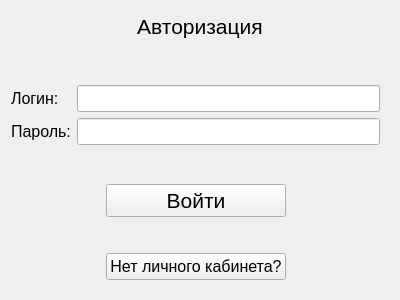
<?xml version="1.0" encoding="UTF-8"?>
<ui version="4.0">
 <class>Sign</class>
 <widget class="QWidget" name="Sign">
  <property name="geometry">
   <rect>
    <x>0</x>
    <y>0</y>
    <width>400</width>
    <height>300</height>
   </rect>
  </property>
  <property name="minimumSize">
   <size>
    <width>400</width>
    <height>300</height>
   </size>
  </property>
  <property name="maximumSize">
   <size>
    <width>400</width>
    <height>300</height>
   </size>
  </property>
  <property name="windowTitle">
   <string>Form</string>
  </property>
  <layout class="QGridLayout" name="gridLayout">
   <item row="0" column="0">
    <widget class="QLabel" name="label">
     <property name="minimumSize">
      <size>
       <width>0</width>
       <height>30</height>
      </size>
     </property>
     <property name="maximumSize">
      <size>
       <width>16777215</width>
       <height>50</height>
      </size>
     </property>
     <property name="font">
      <font>
       <pointsize>16</pointsize>
      </font>
     </property>
     <property name="text">
      <string>Авторизация</string>
     </property>
     <property name="alignment">
      <set>Qt::AlignCenter</set>
     </property>
    </widget>
   </item>
   <item row="3" column="0">
    <widget class="QLabel" name="error">
     <property name="font">
      <font>
       <pointsize>12</pointsize>
      </font>
     </property>
     <property name="styleSheet">
      <string notr="true">QLabel { color: rgb(200, 0, 0); } </string>
     </property>
     <property name="text">
      <string/>
     </property>
     <property name="alignment">
      <set>Qt::AlignCenter</set>
     </property>
    </widget>
   </item>
   <item row="4" column="0">
    <layout class="QGridLayout" name="gridLayout_3">
     <property name="rightMargin">
      <number>9</number>
     </property>
     <property name="bottomMargin">
      <number>9</number>
     </property>
     <item row="0" column="0">
      <spacer name="horizontalSpacer">
       <property name="orientation">
        <enum>Qt::Horizontal</enum>
       </property>
       <property name="sizeHint" stdset="0">
        <size>
         <width>40</width>
         <height>20</height>
        </size>
       </property>
      </spacer>
     </item>
     <item row="2" column="1">
      <widget class="QPushButton" name="info">
       <property name="font">
        <font>
         <pointsize>12</pointsize>
        </font>
       </property>
       <property name="text">
        <string>Нет личного кабинета?</string>
       </property>
      </widget>
     </item>
     <item row="0" column="1">
      <widget class="QPushButton" name="in">
       <property name="font">
        <font>
         <pointsize>16</pointsize>
        </font>
       </property>
       <property name="text">
        <string>Войти</string>
       </property>
      </widget>
     </item>
     <item row="0" column="2">
      <spacer name="horizontalSpacer_2">
       <property name="orientation">
        <enum>Qt::Horizontal</enum>
       </property>
       <property name="sizeHint" stdset="0">
        <size>
         <width>40</width>
         <height>20</height>
        </size>
       </property>
      </spacer>
     </item>
     <item row="1" column="1">
      <spacer name="verticalSpacer_3">
       <property name="orientation">
        <enum>Qt::Vertical</enum>
       </property>
       <property name="sizeHint" stdset="0">
        <size>
         <width>20</width>
         <height>40</height>
        </size>
       </property>
      </spacer>
     </item>
    </layout>
   </item>
   <item row="1" column="0">
    <spacer name="verticalSpacer">
     <property name="orientation">
      <enum>Qt::Vertical</enum>
     </property>
     <property name="sizeHint" stdset="0">
      <size>
       <width>20</width>
       <height>40</height>
      </size>
     </property>
    </spacer>
   </item>
   <item row="2" column="0">
    <layout class="QGridLayout" name="gridLayout_2">
     <property name="topMargin">
      <number>9</number>
     </property>
     <property name="rightMargin">
      <number>9</number>
     </property>
     <property name="bottomMargin">
      <number>9</number>
     </property>
     <item row="1" column="0">
      <widget class="QLabel" name="label_2">
       <property name="font">
        <font>
         <pointsize>12</pointsize>
        </font>
       </property>
       <property name="text">
        <string>Логин:</string>
       </property>
      </widget>
     </item>
     <item row="2" column="1">
      <widget class="QLineEdit" name="passw">
       <property name="font">
        <font>
         <pointsize>12</pointsize>
        </font>
       </property>
       <property name="echoMode">
        <enum>QLineEdit::Password</enum>
       </property>
      </widget>
     </item>
     <item row="2" column="0">
      <widget class="QLabel" name="label_3">
       <property name="font">
        <font>
         <pointsize>12</pointsize>
        </font>
       </property>
       <property name="text">
        <string>Пароль:</string>
       </property>
      </widget>
     </item>
     <item row="1" column="1">
      <widget class="QLineEdit" name="login">
       <property name="font">
        <font>
         <pointsize>12</pointsize>
        </font>
       </property>
      </widget>
     </item>
    </layout>
   </item>
  </layout>
 </widget>
 <resources/>
 <connections/>
</ui>
